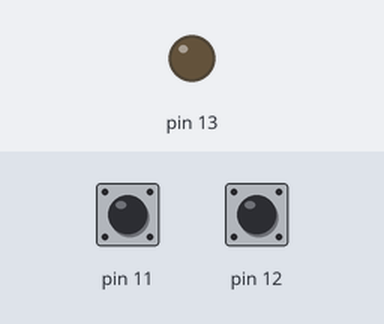
Simulated run of this sketch. Board: Arduino Uno, built with avr-gcc and run on an emulated ATmega328P. Parts: output pins drawn as LEDs (lit = HIGH). The inputs (shaded band) are chosen by the test bench; at power-on: pin 12 HIGH, pin 11 HIGH.

Above: at 1.2 s.
1.3 s: pin 12 pulled LOW for 0.15 s
At 2.4 s:
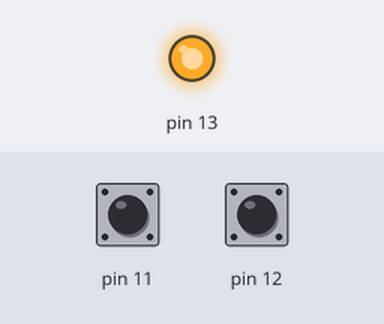
3.3 s: pin 11 pulled LOW for 0.15 s
At 5.0 s:
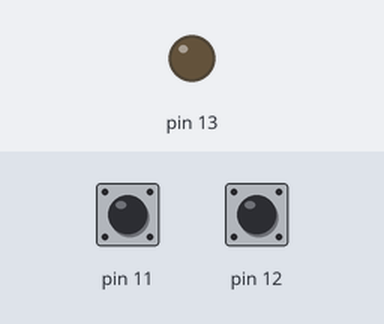
5.3 s: pin 12 pulled LOW for 1 s
At 6.7 s:
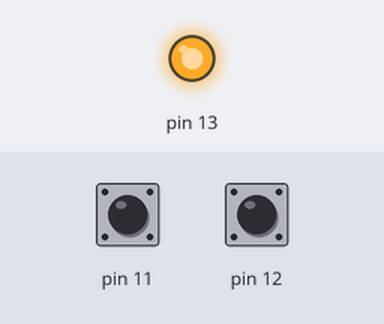
Timing chart, 0 to 8.3 s (numbered marks = the images above; inputs shaded):
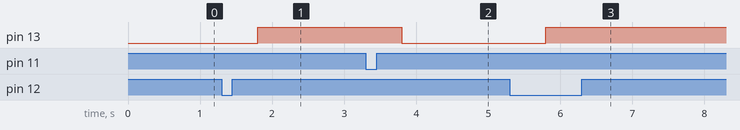

The sketch:

motor.ino
```cpp
bool estado = 0;

void setup()
{
   pinMode(13, OUTPUT);
   pinMode(12, INPUT_PULLUP);
   pinMode(11, INPUT_PULLUP);
}

void loop()
{
  int lecturaCarga = digitalRead(12);
  int lecturaLlegada = digitalRead(11);

  //si lecturaCarga es igual a LOW,valor de estado = 1
  if(lecturaCarga == LOW)

  {
    delay(500);
    estado = 1;
  }
  //si lecturaLlegada es igual a LOW, valor de estado = 0
  if(lecturaLlegada == LOW)
  {
    delay(500);
    estado = 0;
  }

  //si estado es igual a 0, apaga el motor
  if(estado == 0)
  {
    digitalWrite(13, LOW);
   //si estado es igual a 1, enciende el motor
  }else{
    digitalWrite(13, HIGH);
  }

}
```

Measured:
- after the input at 1.3 s, pin 13: LOW → HIGH after 0.50 s
- after the input at 3.3 s, pin 13: HIGH → LOW after 0.50 s
- after the input at 5.3 s, pin 13: LOW → HIGH after 0.50 s
